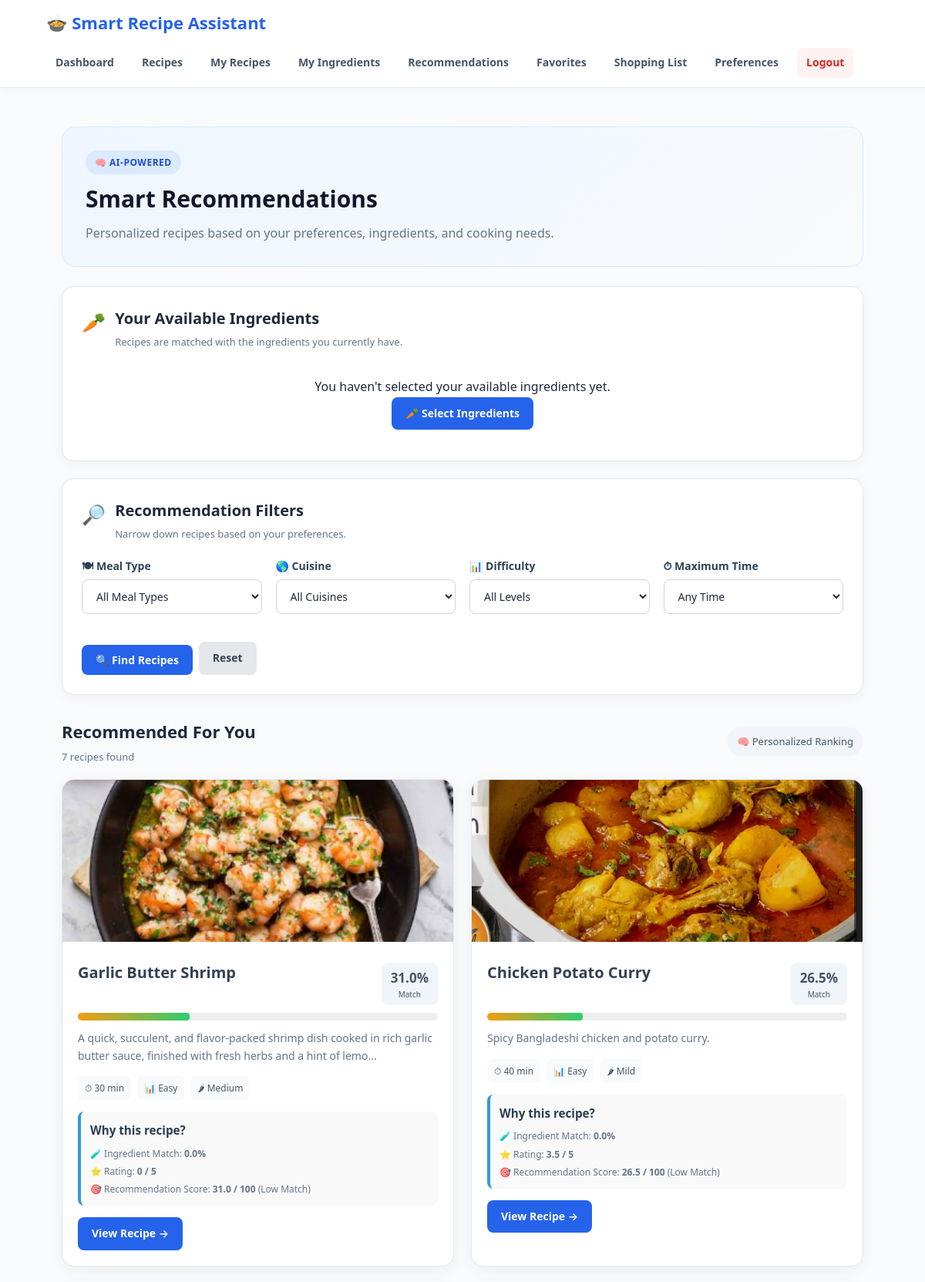
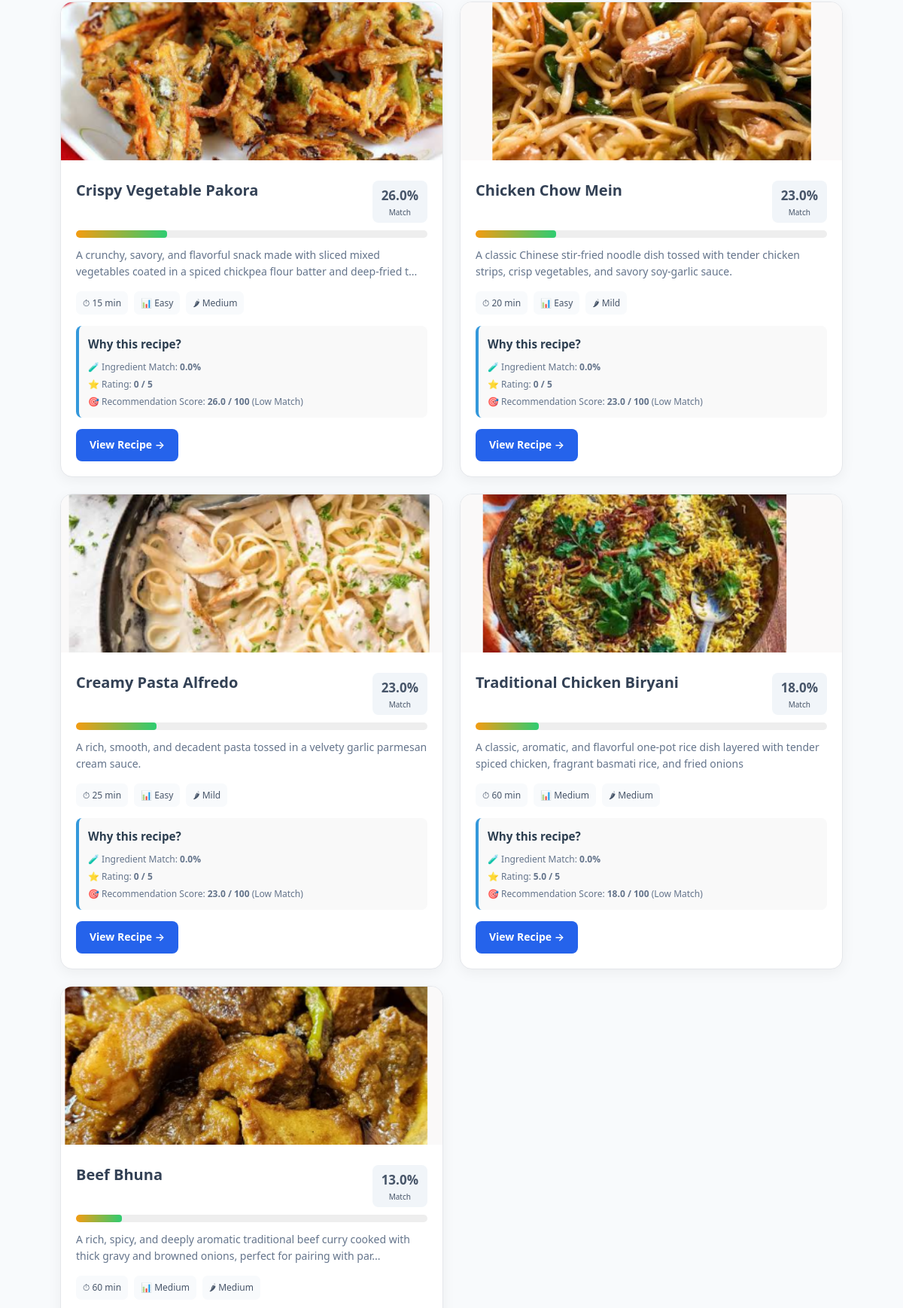
/recommendations (signed in, upper part), run on the app's committed database (2 pictures, top to bottom).
### tables this page shows
CREATE TABLE Recipes (
    RecipeID INTEGER PRIMARY KEY AUTOINCREMENT,
    UserID INTEGER NOT NULL,
    MealTypeID INTEGER NOT NULL,
    CuisineID INTEGER NOT NULL,
    Title TEXT NOT NULL,
    Description TEXT,
    CookingTime INTEGER NOT NULL
        CHECK (CookingTime > 0),
    Difficulty TEXT NOT NULL
        CHECK (
            Difficulty IN (
                'Easy',
                'Medium',
                'Hard'
            )
        ),
    SpiceLevel TEXT DEFAULT 'Medium'
        CHECK (
            SpiceLevel IN (
                'Mild',
                'Medium',
                'Spicy'
            )
        ),
    DietType TEXT DEFAULT 'Regular'
        CHECK (
            DietType IN (
                'Regular',
                'Vegetarian',
                'Vegan',
                'Low Calorie',
                'High Protein',
                'Gluten Free'
            )
        ),
    Instructions TEXT NOT NULL,
    ImageURL TEXT,
    CreatedAt TIMESTAMP DEFAULT CURRENT_TIMESTAMP,

    FOREIGN KEY (UserID)
        REFERENCES Users(UserID)
        ON DELETE CASCADE,
    FOREIGN KEY (MealTypeID)
        REFERENCES Meal_Types(MealTypeID)
        ON DELETE RESTRICT,
    FOREIGN KEY (CuisineID)
        REFERENCES Cuisines(CuisineID)
        ON DELETE RESTRICT
);

### app.py (the view, shortened to what this page needs)
@app.route("/recommendations")
def recommendations():
    if "user_id" not in session:
        return redirect(url_for("login"))
    user_id = session["user_id"]
    connection = get_db_connection()
    selected_meal_type = request.args.get("meal_type_id", "").strip()
    selected_cuisine = request.args.get("cuisine_id", "").strip()
    selected_difficulty = request.args.get("difficulty", "").strip()
    selected_max_time = request.args.get("max_time", "").strip()
    preferences = connection.execute(
        "SELECT * FROM User_Preferences WHERE UserID = ?", (user_id,)
    ).fetchone()
    available_ids = set(int(x) for x in session.get("available_ingredients", []))
    meal_types = connection.execute("SELECT * FROM Meal_Types ORDER BY Name").fetchall()
    cuisines = connection.execute("SELECT * FROM Cuisines ORDER BY Name").fetchall()
    recipes = connection.execute(
        """
        SELECT Recipes.*, Meal_Types.Name AS MealType, Cuisines.Name AS Cuisine
        FROM Recipes
        JOIN Meal_Types ON Recipes.MealTypeID = Meal_Types.MealTypeID
        JOIN Cuisines ON Recipes.CuisineID = Cuisines.CuisineID
        ORDER BY Recipes.CreatedAt DESC
        """
    ).fetchall()
    search_history = connection.execute(
        "SELECT SearchText FROM Search_History WHERE UserID = ? ORDER BY SearchDate DESC LIMIT 20",
        (user_id,)
    ).fetchall()
    search_keywords = [row["SearchText"].lower() for row in search_history]
    recommended_recipes = []
    for recipe in recipes:
        if selected_meal_type and str(recipe["MealTypeID"]) != selected_meal_type:
            continue
        if selected_cuisine and str(recipe["CuisineID"]) != selected_cuisine:
            continue
        if selected_difficulty and recipe["Difficulty"] != selected_difficulty:
            continue
        if selected_max_time:
            try:
                if recipe["CookingTime"] > int(selected_max_time):
                    continue
            except ValueError:
                pass
        score = 0
        recipe_ingredients = connection.execute(
            "SELECT IngredientID FROM Recipe_Ingredients WHERE RecipeID = ?", (recipe["RecipeID"],)
        ).fetchall()
        recipe_ingredient_ids = {row["IngredientID"] for row in recipe_ingredients}
        if recipe_ingredient_ids:
            matched_ingredients = recipe_ingredient_ids & available_ids
            ingredient_percentage = len(matched_ingredients) / len(recipe_ingredient_ids)
            score += ingredient_percentage * 35
        else:
            ingredient_percentage = 0
        if selected_meal_type and str(recipe["MealTypeID"]) == selected_meal_type:
            score += 10
        if selected_cuisine and str(recipe["CuisineID"]) == selected_cuisine:
            score += 10
        if preferences:
            max_time_pref = preferences["MaxCookingTime"]
            if max_time_pref:
                try:
                    if recipe["CookingTime"] <= int(max_time_pref):
                        score += 10
                except (TypeError, ValueError):
                    pass
            if recipe["Difficulty"] == preferences["DifficultyPreference"]:
                score += 8
            if recipe["SpiceLevel"] == preferences["SpiceLevel"]:
                score += 8
            if recipe["DietType"] == preferences["DietType"]:
                score += 5
        rating = connection.execute(
            "SELECT AVG(Rating) AS AverageRating FROM Ratings WHERE RecipeID = ?", (recipe["RecipeID"],)
        ).fetchone()
        average_rating = rating["AverageRating"] if rating and rating["AverageRating"] else 0
        score += (average_rating / 5) * 5
        history_score = 0
        score += history_score
        recommended_recipes.append({
            "recipe": recipe,
            "score": round(score, 1),
            "ingredient_percentage": round(ingredient_percentage * 100, 1),
            "average_rating": round(average_rating, 1)
        })
    recommended_recipes.sort(key=lambda x: x["score"], reverse=True)
    connection.close()
    return render_template(
        "recommendations.html",
        recommendations=recommended_recipes,
        preferences=preferences,
        meal_types=meal_types,
        cuisines=cuisines,
        selected_meal_type=selected_meal_type,
        selected_cuisine=selected_cuisine,
        selected_difficulty=selected_difficulty,
        selected_max_time=selected_max_time
    )

### database.py (called while the page is built)
def get_db_connection():
    connection = sqlite3.connect(DATABASE)
    connection.row_factory = sqlite3.Row
    connection.execute("PRAGMA foreign_keys = ON")
    return connection

### templates/recommendations.html (shortened to what this page needs)
{% extends "base.html" %}
{% block content %}
<div class="container recommendation-page">
    <div class="recommendation-header">
        <div>
            <span class="recommendation-label">
                🧠 AI-POWERED
            </span>
            <h1>Smart Recommendations</h1>
            <p>Personalized recipes based on your preferences, ingredients, and cooking needs.</p>
        </div>
    </div>
    <div class="available-ingredients-card">
        <div class="section-heading">
            <div class="section-heading-icon">🥕</div>
            <div>
                <h2>Your Available Ingredients</h2>
                <p>Recipes are matched with the ingredients you currently have.</p>
            </div>
        </div>
        {% if available_ingredients %}
        <div class="ingredient-pills">
            {% for ingredient in available_ingredients %}
            <span class="ingredient-pill">
                ✓ {{ ingredient }}
            </span>
            {% endfor %}
        </div>
        {% else %}
        <div class="recommendation-empty-ingredients">
            <p>You haven't selected your available ingredients yet.</p>
            <a href="{{ url_for('my_ingredients') }}" class="btn btn-primary">
                🥕 Select Ingredients
            </a>
        </div>
        {% endif %}
    </div>
    <div class="recommendation-filter-card">
        <div class="section-heading">
            <div class="section-heading-icon">🔎</div>
            <div>
                <h2>Recommendation Filters</h2>
                <p>Narrow down recipes based on your preferences.</p>
            </div>
        </div>
        <form method="GET" action="{{ url_for('recommendations') }}" class="recommendation-filter-form">
            <div class="form-group">
                <label>🍽 Meal Type</label>
                <select name="meal_type">
                    <option value="">All Meal Types</option>
                </select>
            </div>
            <div class="form-group">
                <label>🌎 Cuisine</label>
                <select name="cuisine">
                    <option value="">All Cuisines</option>
                </select>
            </div>
            <div class="form-group">
                <label>📊 Difficulty</label>
                <select name="difficulty">
                    <option value="">All Levels</option>
                </select>
            </div>
            <div class="form-group">
                <label>⏱ Maximum Time</label>
                <select name="max_time">
                    <option value="">Any Time</option>
                </select>
            </div>
            <div class="recommendation-filter-actions">
                <button type="submit" class="btn btn-primary">
                    🔍 Find Recipes
                </button>
                <a href="{{ url_for('recommendations') }}" class="btn btn-secondary">
                    Reset
                </a>
            </div>
        </form>
    </div>
    <div class="recommendation-results-header">
        <div>
            <h2>Recommended For You</h2>
            <p>{{ recommendations|length }} recipes found</p>
        </div>
        <div class="recommendation-info">
            <span>🧠 Personalized Ranking</span>
        </div>
    </div>
    {% if recommendations %}
    <div class="recommendation-grid">
        {% for item in recommendations %}
        {% set recipe = item["recipe"] if item["recipe"] is defined else item %}
        {% set recipe_id = recipe["RecipeID"] if recipe["RecipeID"] is defined else item["RecipeID"] %}
        {% set title = recipe["Title"] if recipe["Title"] is defined else item["Title"] %}
        {% set image_url = recipe["ImageURL"] if recipe["ImageURL"] is defined else item["ImageURL"] %}
        {% set description = recipe["Description"] if recipe["Description"] is defined else item["Description"] %}
        {% set cooking_time = recipe["CookingTime"] if recipe["CookingTime"] is defined else item["CookingTime"] %}
        {% set difficulty = recipe["Difficulty"] if recipe["Difficulty"] is defined else item["Difficulty"] %}
        {% set spice_level = recipe["SpiceLevel"] if recipe["SpiceLevel"] is defined else item["SpiceLevel"] %}
        {% set score = item["score"] | default(0) %}
        <div class="recommendation-card">
            {% if image_url %}
            <img src="{{ image_url }}" alt="{{ title }}" class="recommendation-image">
            {% else %}
            <div class="recommendation-placeholder">🍲</div>
            {% endif %}
            <div class="recommendation-card-body">
                <div class="recommendation-title-row">
                    <h3>{{ title }}</h3>
                    <div class="match-score
                        {% if score >= 70 %} match-high
                        {% elif score >= 40 %} match-medium
                        {% else %} match-low {% endif %}">
                        <strong>{{ score }}%</strong>
                        <small>Match</small>
                    </div>
                </div>
                <div class="score-bar" style="width: 100%; height: 10px; background: #eee; border-radius: 10px; overflow: hidden; margin: 10px 0;">
                    <div class="score-fill" style="width: {{ score }}%; height: 100%; background: linear-gradient(90deg, #f39c12, #2ecc71); transition: width 0.5s ease-in-out;"></div>
                </div>
                {% if description %}
                <p class="recommendation-description">
                    {{ description[:130] }}{% if description|length > 130 %}...{% endif %}
                </p>
                {% endif %}
                <div class="recommendation-meta">
                    {% if cooking_time %}<span>⏱ {{ cooking_time }} min</span>{% endif %}
                    {% if difficulty %}<span>📊 {{ difficulty }}</span>{% endif %}
                    {% if spice_level %}<span>🌶 {{ spice_level }}</span>{% endif %}
                </div>
                <div class="match-details" style="background: #f9f9f9; padding: 12px; border-radius: 8px; border-left: 4px solid #3498db; margin-top: 12px;">
                    <h4 style="margin: 0 0 8px 0; font-size: 0.95rem; color: #2c3e50;">Why this recipe?</h4>
                    <div class="match-items" style="display: flex; flex-direction: column; gap: 4px;">
                        {% if item["ingredient_percentage"] is defined %}
                        <span class="match-item">🧪 Ingredient Match: <strong>{{ item["ingredient_percentage"] }}%</strong></span>
                        {% endif %}
                        {% if item["average_rating"] is defined %}
                        <span class="match-item">⭐ Rating: <strong>{{ item["average_rating"] }} / 5</strong></span>
                        {% endif %}
                        <span class="match-item">
                            🎯 Recommendation Score: <strong>{{ score }} / 100</strong>
                            {% if score >= 70 %}(High Match)
                            {% elif score >= 40 %}(Medium Match)
                            {% else %}(Low Match){% endif %}
                        </span>
                    </div>
                </div>
                <div class="recommendation-actions" style="margin-top: 15px;">
                    <a href="{{ url_for('recipe_detail', recipe_id=recipe_id) }}" class="btn btn-primary">
                        View Recipe →
                    </a>
                </div>
            </div>
        </div>
        {% endfor %}
    </div>
    {% endif %}
</div>
{% endblock %}

### data on the page
Recipes: ImageURL (picture), recommendations "Garlic Butter Shrimp", CookingTime 30 (drawn), Description "A quick, succulent, and flavor-packed shrimp dish cooked in rich garlic butter sauce, finished with fresh herbs and a hint of lemo", recommendations "Easy", recommendations "Medium"
Recipes: ImageURL (picture), recommendations "Chicken Potato Curry", Description "Spicy Bangladeshi chicken and potato curry.", recommendations "Easy", recommendations "Mild"
Recipes: ImageURL (picture), recommendations "Crispy Vegetable Pakora", CookingTime 15 (drawn), Description "A crunchy, savory, and flavorful snack made with sliced mixed vegetables coated in a spiced chickpea flour batter and deep-fried t", recommendations "Easy", recommendations "Medium"
Recipes: ImageURL (picture), recommendations "Chicken Chow Mein", Description "A classic Chinese stir-fried noodle dish tossed with tender chicken strips, crisp vegetables, and savory soy-garlic sauce.", recommendations "Easy", recommendations "Mild"
Recipes: ImageURL (picture), recommendations "Creamy Pasta Alfredo", Description "A rich, smooth, and decadent pasta tossed in a velvety garlic parmesan cream sauce.", recommendations "Easy", recommendations "Mild"
Recipes: ImageURL (picture), recommendations "Traditional Chicken Biryani", CookingTime 60 (drawn), Description "A classic, aromatic, and flavorful one-pot rice dish layered with tender spiced chicken, fragrant basmati rice, and fried onions", recommendations "Medium", recommendations "Medium"
Recipes: ImageURL (picture), recommendations "Beef Bhuna", CookingTime 60 (drawn), Description "A rich, spicy, and deeply aromatic traditional beef curry cooked with thick gravy and browned onions, perfect for pairing with par", recommendations "Medium", recommendations "Medium"

### other printed values
{{ recommendations|length }} "7"
{{ score }} "31.0" "26.5" "26.0" "23.0" "23.0" "18.0" "13.0"
{{ cooking_time }} "30" "40" "15" "20" "25" "60" "60"
{{ item["ingredient_percentage"] }} "0.0" "0.0" "0.0" "0.0" "0.0" "0.0"
{{ item["average_rating"] }} "0" "3.5" "0" "0" "0" "5.0"
{{ score }} "31.0" "26.5" "26.0" "23.0" "23.0" "18.0"
